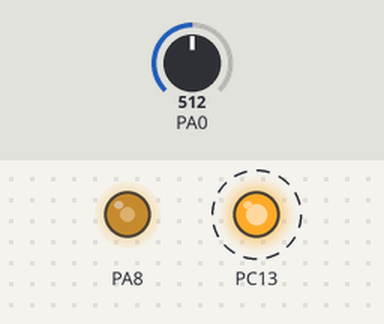
Recording of a sketch running on a simulated STM32 Blue Pill. Parts: output pins drawn as LEDs (lit = HIGH). Dashed ring = blinking. The test bench sets the inputs (shaded band); at power-on: PA0 = 512 (analog values on the 0–1023 scale).

Above: at 0.9 s.
1.3 s: PA0 set to 716
At 1.7 s:
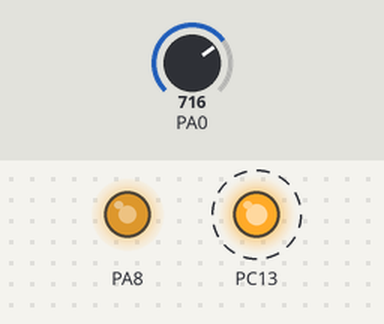
4.3 s: PA0 set to 900
At 4.9 s:
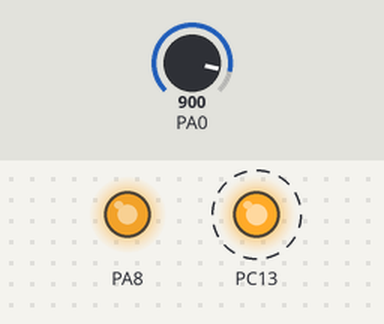
7.3 s: PA0 set to 122
At 7.7 s:
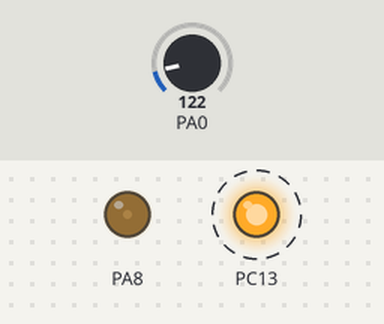
10.3 s: PA0 set to 0
At 10.9 s:
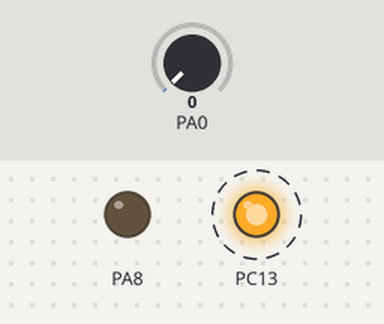
Timing chart, 0 to 14.3 s (numbered marks = the images above; inputs shaded):
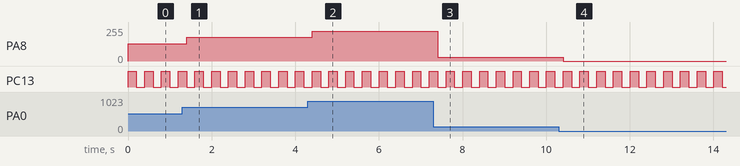

Measured:
- after the input at 1.3 s, PA8: 128/255 → 179/255 after 0.10 s
- after the input at 4.3 s, PA8: 179/255 → 225/255 after 0.10 s
- after the input at 7.3 s, PA8: 225/255 → 30/255 after 0.11 s
- after the input at 10.3 s, PA8: 30/255 → 0/255 after 0.11 s
- by itself, PC13: alternates HIGH for 0.20 s and LOW for 0.20 s

The sketch:

stm32.ino
```cpp
// Probe: STM32duino pin names, extra UART, PWM frequency.
#include <Arduino.h>
#include <Wire.h>
HardwareSerial Serial2(PA3, PA2);
void setup() { Serial.begin(115200); Serial2.begin(9600); Wire.setSDA(PB7); Wire.setSCL(PB6); Wire.begin(); pinMode(PC13, OUTPUT); analogWriteFrequency(1000); analogReadResolution(12); }
void loop() { digitalWrite(PC13, !digitalRead(PC13)); analogWrite(PA8, analogRead(PA0) / 16); delay(200); }
```
